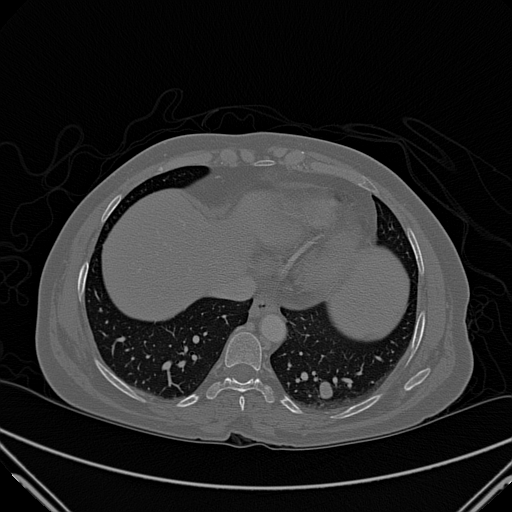
%> input picture Training images/42.tiff, 512 x 512 px
$ octave --eval "result = Circularity(imread('Training images/42.tiff'));"   (GNU Octave 9; MATLAB toolbox functions it lacks are replaced by stand-ins)
%> lines starting %> are read from the running program, lines starting %| are printed output that depends on the picture; in (x1, y1, x2, y2) boxes, pixels count from 0 and x2, y2 are one past the last pixel; in counts of white or black regions, pixels touching at a corner belong together; the program's own positions count from 1
function [Circularity] = Circularity(I)

%Read the image
I = edge(I,'canny');
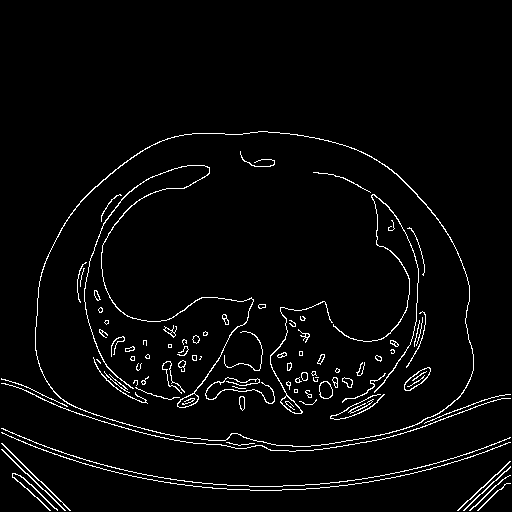
%> I: size 512x512 logical; 3.2% white in thin lines or dots, all inside (x1, y1, x2, y2) = (1, 131, 511, 511)

%Fill the closed shape, the fill color is white
bw  = imfill(I,'holes');
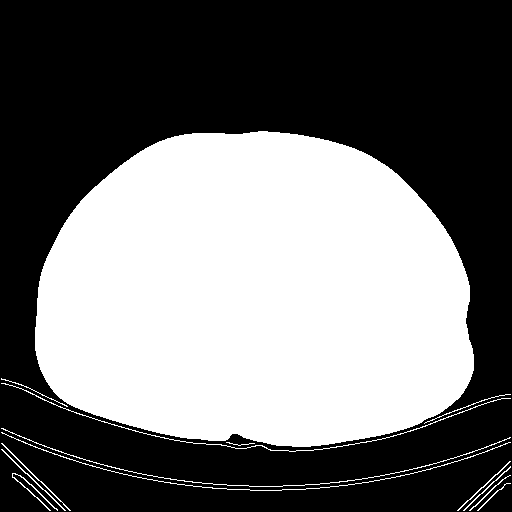
%> bw: size 512x512 logical; 44% white; 14 white regions, largest, box (x1, y1, x2, y2) and area: (35, 131, 474, 447) 112716, (1, 383, 511, 452) 561, (1, 428, 511, 487) 551

%Border search
[B,L] = bwboundaries(bw,'noholes');
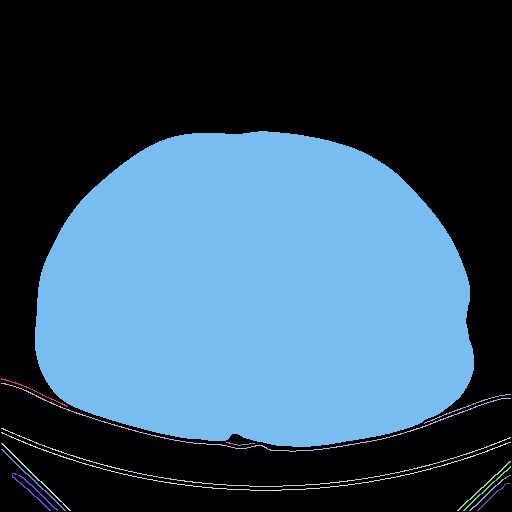
%> L: size 512x512 double; 15 distinct labels, from 0 to 14; one colour per label, 0 black
%> B = 14 boundaries; largest, box (x1, y1, x2, y2) and points: (35, 131, 474, 447) 1138, (1, 383, 511, 452) 1019, (1, 428, 511, 487) 1019, (1, 432, 511, 491) 1019, (12, 473, 58, 511) 174

%calculate area
stats = regionprops(L,'Area','Centroid');
%> stats = 14 regions; largest, Area and Centroid: 112716 [255.9 295.9], 561 [255 428], 551 [254.6 468.2], 539 [254.3 472.3], 154 [34.6 492.4]
%Loop processing each boundary, length (B) is the number of closed graphics
for k = 1:length(B)

  %Get boundary coordinates
  boundary = B{k};

  %Calculate the perimeter
  delta_sq = diff(boundary).^2;
  perimeter = sum(sqrt(sum(delta_sq,2)));

  %Get the area of the object marked K
  area = stats(k).Area;

  %Roundness calculation formula
  metric = 4*pi*area/perimeter^2;

  %Show the result
  Circularity = sprintf('%2.2f',metric);

end
%> this loop made 14 passes
%> (perimeter, area, metric, Circularity) on passes 1 to 12: (155.8, 78, 0.0404, '0.04'), (1123.2, 561, 0.00559, '0.01'), (1106.6, 551, 0.00565, '0.01'), (1105.8, 539, 0.00554, '0.01'), (194.1, 134, 0.0447, '0.04'), (178.5, 125, 0.0493, '0.05'), (231.4, 154, 0.0361, '0.04'), (1299.8, 112716, 0.838, '0.84'), (60.14, 30, 0.104, '0.10'), (196, 98, 0.032, '0.03'), (146.6, 102, 0.0596, '0.06'), (131, 90, 0.0659, '0.07')

Circularity = str2double(Circularity);
%> Circularity = 0.09
if (isinf(Circularity))
   Circularity = 0.01;
end

$ run again, on Training images/BE001.tiff
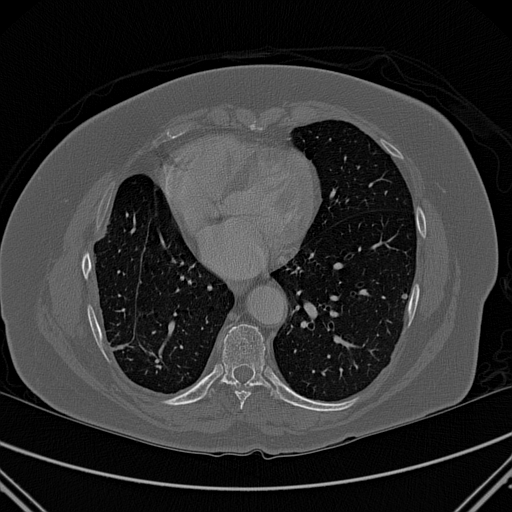
%> input picture Training images/BE001.tiff, 512 x 512 px
%> in Circularity, `I = edge(I,'canny');`:
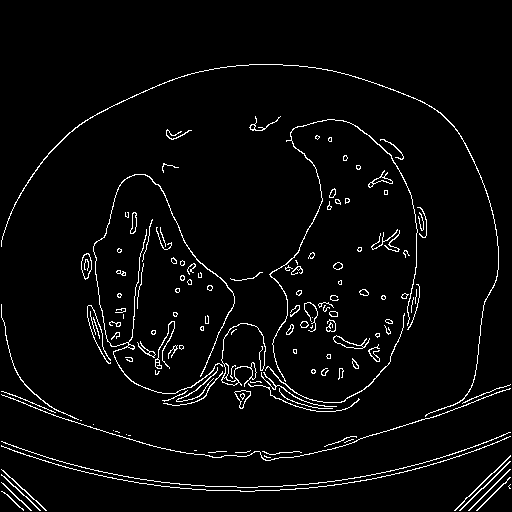
%> I: size 512x512 logical; 3.6% white in thin lines or dots, all inside (x1, y1, x2, y2) = (1, 64, 511, 511)
%> in Circularity, `[B,L] = bwboundaries(bw,'noholes');`:
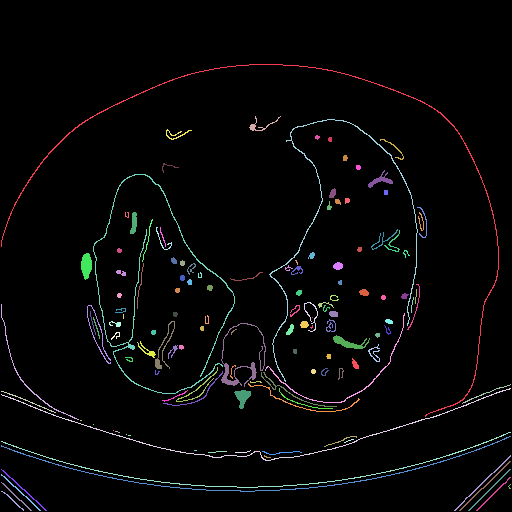
%> L: size 512x512 double; 135 distinct labels, from 0 to 134; one colour per label, 0 black
%> B = 134 boundaries; largest, box (x1, y1, x2, y2) and points: (1, 64, 499, 417) 1619, (93, 174, 235, 394) 1357, (269, 119, 418, 382) 1075, (1, 388, 511, 461) 1026, (1, 436, 511, 492) 1020
%> stats = 134 regions; largest, Area and Centroid: 981 [304.2 175.6], 864 [156 295.5], 676 [338.3 224.5], 571 [258.2 432.4], 544 [258.2 474.3]
%> the loop in Circularity, `for k = 1:length(B)` made 134 passes
%> (perimeter, area, metric, Circularity) on passes 1 to 8: (1862.4, 981, 0.00355, '0.00'), (315.5, 174, 0.022, '0.02'), (125.4, 64, 0.0511, '0.05'), (1148, 571, 0.00544, '0.01'), (1101.7, 539, 0.00558, '0.01'), (1102.3, 544, 0.00563, '0.01'), (124, 84, 0.0687, '0.07'), (108.4, 74, 0.0791, '0.08')
%> in Circularity, `Circularity = str2double(Circularity);`: Circularity = 0.53

$ run again, on Training images/BE002.tiff
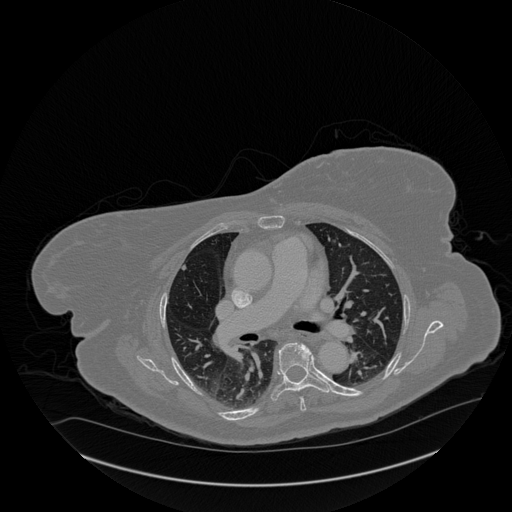
%> input picture Training images/BE002.tiff, 512 x 512 px
%> in Circularity, `I = edge(I,'canny');`:
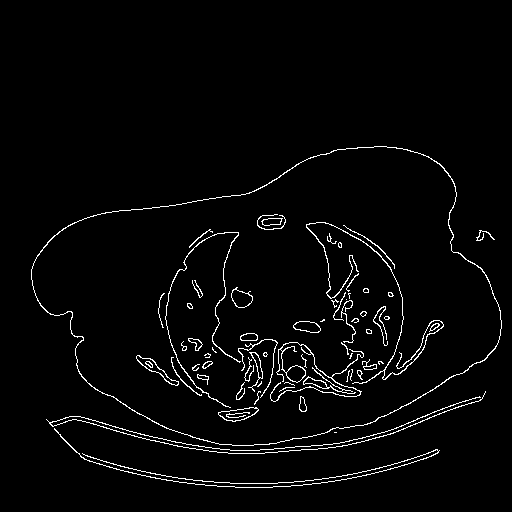
%> I: size 512x512 logical; 2.8% white in thin lines or dots, all inside (x1, y1, x2, y2) = (31, 146, 502, 488)
%> bw: size 512x512 logical; 38.3% white; 5 white regions (1 under 20 px), largest, box (x1, y1, x2, y2) and area: (31, 146, 502, 446) 98503, (46, 391, 486, 454) 942, (54, 428, 440, 488) 810, (476, 230, 495, 241) 52
%> in Circularity, `[B,L] = bwboundaries(bw,'noholes');`:
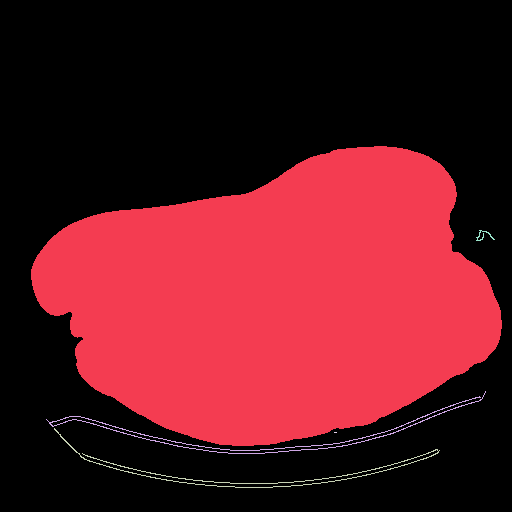
%> L: size 512x512 double; 6 distinct labels, from 0 to 5; one colour per label, 0 black
%> B = 5 boundaries; box (x1, y1, x2, y2) and points: (46, 391, 486, 454) 1748, (54, 428, 440, 488) 1491, (31, 146, 502, 446) 1172, (476, 230, 495, 241) 73, (334, 432, 337, 433) 5
%> stats = 5 regions; Area and Centroid: 98503 [277.2 300.9], 942 [269.8 434], 810 [247.9 472.8], 52 [484.3 236.3], 3 [336 433]
%> the loop in Circularity, `for k = 1:length(B)` made 5 passes
%> (perimeter, area, metric, Circularity) on passes 1, 2, 3, 5: (1346.2, 98503, 0.683, '0.68'), (1912.3, 942, 0.00324, '0.00'), (1620.9, 810, 0.00387, '0.00'), (85.25, 52, 0.0899, '0.09')
%> in Circularity, `Circularity = str2double(Circularity);`: Circularity = 0.09

$ run again, on Training images/BE006.tiff
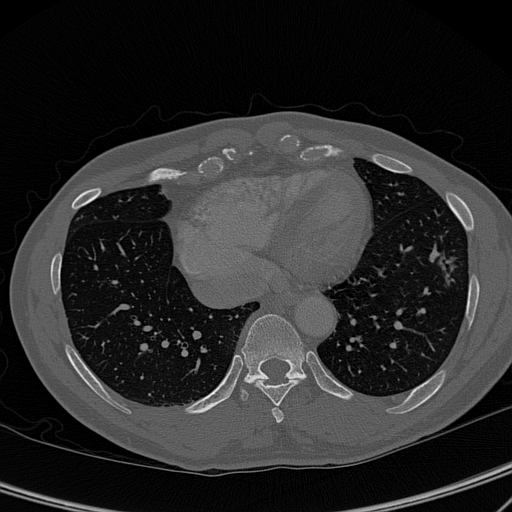
%> input picture Training images/BE006.tiff, 512 x 512 px
%> in Circularity, `I = edge(I,'canny');`:
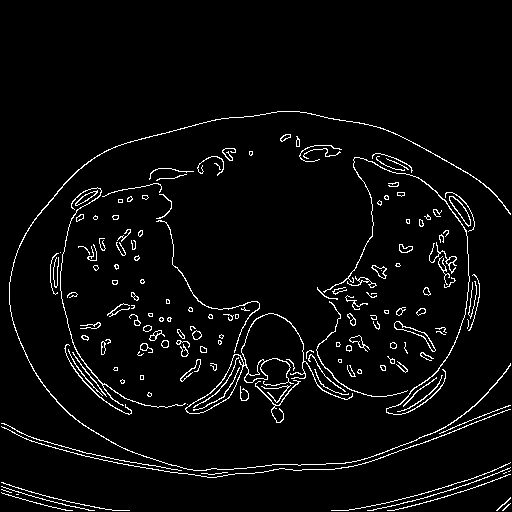
%> I: size 512x512 logical; 4% white in thin lines or dots, all inside (x1, y1, x2, y2) = (1, 111, 511, 511)
%> bw: size 512x512 logical; 4.8% white; 158 white regions (37 under 20 px), largest, box (x1, y1, x2, y2) and area: (185, 313, 353, 414) 1748, (9, 111, 511, 471) 1415, (323, 157, 470, 415) 708
%> in Circularity, `[B,L] = bwboundaries(bw,'noholes');`:
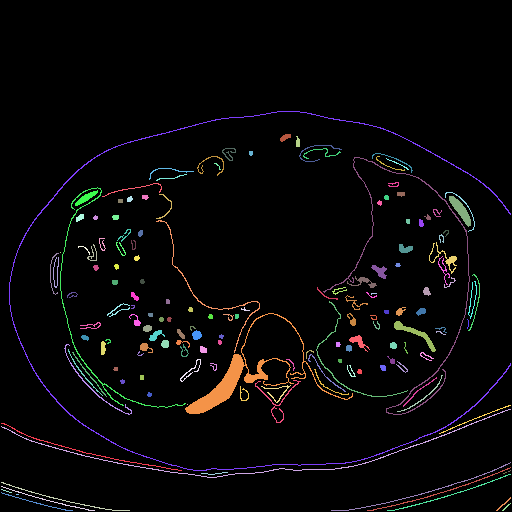
%> L: size 512x512 double; 159 distinct labels, from 0 to 158; one colour per label, 0 black
%> B = 158 boundaries; largest, box (x1, y1, x2, y2) and points: (9, 111, 511, 471) 2257, (323, 157, 470, 415) 1094, (1, 409, 511, 478) 1019, (185, 313, 353, 414) 851, (60, 187, 186, 408) 696
%> stats = 158 regions; largest, Area and Centroid: 1748 [240.5 381.1], 1415 [241.1 294.4], 708 [411.8 282.9], 552 [259.8 455.3], 436 [95.3 313.2]
%> the loop in Circularity, `for k = 1:length(B)` made 158 passes
%> (perimeter, area, metric, Circularity) on passes 1 to 3: (398.9, 197, 0.0156, '0.02'), (1119.9, 552, 0.00553, '0.01'), (279.2, 139, 0.0224, '0.02')
%> in Circularity, `Circularity = str2double(Circularity);`: Circularity = 1.62
